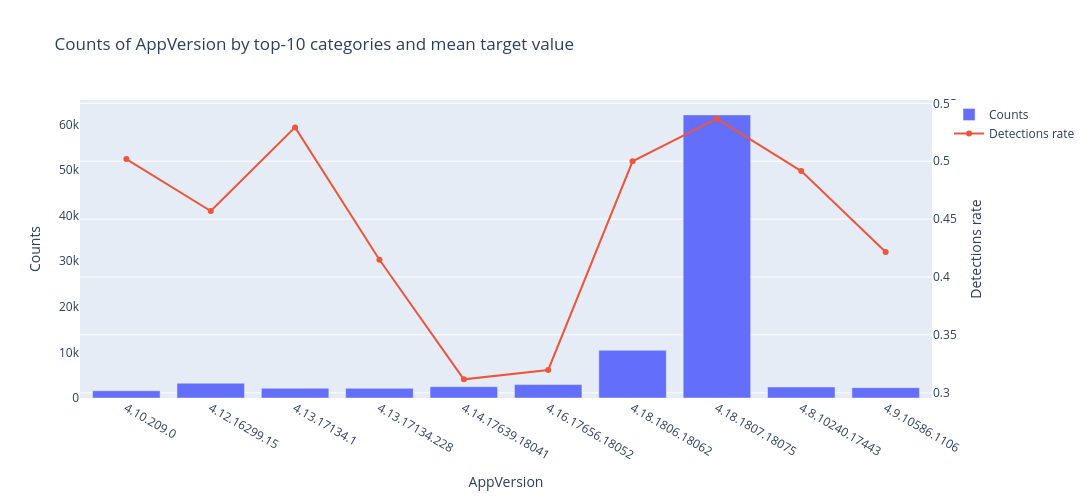

The notebook cell saved with this chart:
### Markdown cell above
**AppVersion**

### Code cell
plot_feature('AppVersion')

### Figure 1 — Plotly figure (JSON) as saved in the notebook; plotly's stock layout.template omitted (floating-point values rounded to 4 significant figures)
{"data": [{"name": "Counts", "type": "bar", "x": ["4.10.209.0", "4.12.16299.15", "4.13.17134.1", "4.13.17134.228", "4.14.17639.18041", "4.16.17656.18052", "4.18.1806.18062", "4.18.1807.18075", "4.8.10240.17443", "4.9.10586.1106"], "y": [1590, 3234, 2141, 2121, 2490, 2943, 10473, 62119, 2421, 2275]}, {"name": "Detections rate", "type": "scatter", "x": ["4.10.209.0", "4.12.16299.15", "4.13.17134.1", "4.13.17134.228", "4.14.17639.18041", "4.16.17656.18052", "4.18.1806.18062", "4.18.1807.18075", "4.8.10240.17443", "4.9.10586.1106"], "y": [0.5019, 0.457, 0.5292, 0.4149, 0.3116, 0.3197, 0.5, 0.5368, 0.4915, 0.4215], "yaxis": "y2"}], "layout": {"height": 500, "legend": {"orientation": "v"}, "title": {"text": "Counts of AppVersion by top-10 categories and mean target value"}, "width": 1200, "xaxis": {"showgrid": false, "showline": false, "title": {"text": "AppVersion"}, "zeroline": false}, "yaxis": {"showgrid": false, "showline": false, "title": {"text": "Counts"}, "zeroline": false}, "yaxis2": {"overlaying": "y", "side": "right", "title": {"text": "Detections rate"}}}}
